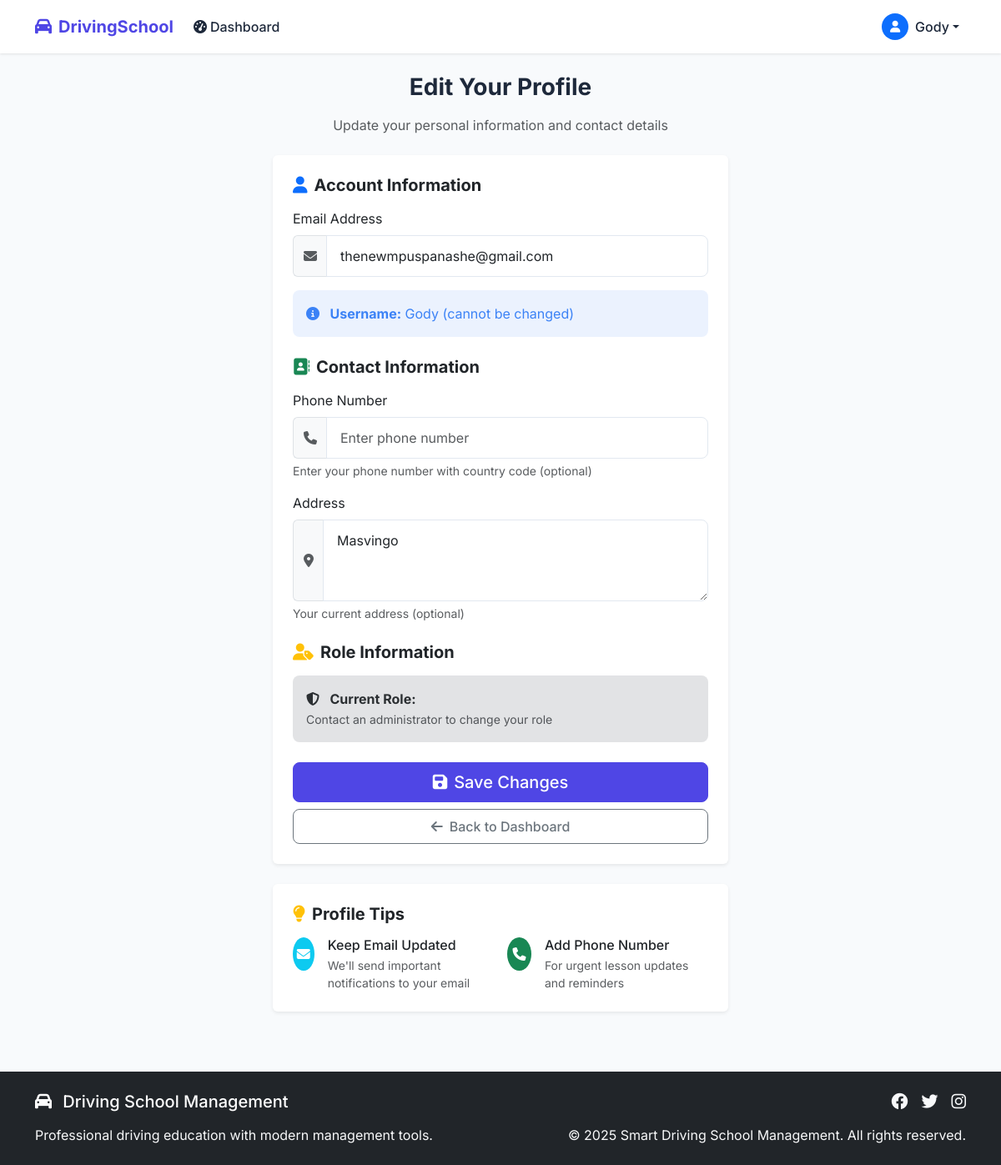
/edit-profile/ (signed in), run on the app's committed database.
### core/models.py (models this page shows, shortened)
class User(AbstractUser):
    ROLE_CHOICES = (
        ('student', 'Student'),
        ('tutor', 'Tutor'),
        ('admin', 'Admin'),
    )
    PAYMENT_STATUS_CHOICES = (
        ('pending', 'Pending'),
        ('approved', 'Approved'),
        ('rejected', 'Rejected'),
    )
    role = models.CharField(max_length=20, choices=ROLE_CHOICES, default='student')
    phone = models.CharField(max_length=20, blank=True, null=True)
    address = models.TextField(blank=True, null=True)
    is_approved = models.BooleanField(default=False)
    is_invited = models.BooleanField(default=False)
    invitation_code = models.CharField(max_length=64, blank=True, null=True)
    payment_verified = models.BooleanField(default=False)
    payment_proof = models.FileField(upload_to='payment_proofs/', blank=True, null=True)
    payment_status = models.CharField(max_length=20, choices=PAYMENT_STATUS_CHOICES, default='pending')
    payment_submitted_at = models.DateTimeField(blank=True, null=True)
    payment_approved_at = models.DateTimeField(blank=True, null=True)
    profile_picture = models.ImageField(upload_to='profile_pictures/', blank=True, null=True)

### core/views/auth_views.py (the view)
# urls.py: path('edit-profile/', core_views.edit_profile, name='edit_profile'),
@login_required
def edit_profile(request: HttpRequest) -> HttpResponse:
    user_profile = get_user_profile(request.user) # This will now return the User object
    if request.method == 'POST':
        form = UserProfileEditForm(
            request.POST,
            instance=user_profile, # instance is now the User object
        )
        if form.is_valid():
            profile = form.save() # profile is now the User object
            messages.success(request, 'Profile updated successfully.')
            return redirect('dashboard')
    else:
        form = UserProfileEditForm(instance=user_profile)
    return render(request, 'edit_profile.html', {'form': form})

### core/forms.py
class UserProfileEditForm(forms.ModelForm):
    profile_picture = forms.ImageField(
        required=False,
        widget=forms.ClearableFileInput(attrs={
            'class': 'form-control-file'
        })
    )
    class Meta:
        model = User
        fields = ['email', 'phone', 'address', 'profile_picture']
        widgets = {
            'email': forms.EmailInput(attrs={
                'class': 'form-control',
                'placeholder': 'Enter email address'
            }),
            'phone': forms.TextInput(attrs={
                'class': 'form-control',
                'placeholder': 'Enter phone number'
            }),
            'address': forms.Textarea(attrs={
                'class': 'form-control',
                'rows': 3,
                'placeholder': 'Enter address'
            }),
        }

### core/views/auth_views.py (called while the page is built)
def get_user_profile(user: User) -> Optional[User]:
    return user

### core/templates/edit_profile.html (shortened to what this page needs)
{% extends 'base.html' %}
{% block content %}
<div class="row justify-content-center">
    <div class="col-md-8 col-lg-6">
        <div class="text-center mb-4">
            <h1 class="h3 mb-3 fw-bold">Edit Your Profile</h1>
            <p class="text-muted">Update your personal information and contact details</p>
        </div>
        <div class="card border-0 shadow-sm">
            <div class="card-body p-4">
                <form method="post" enctype="multipart/form-data" class="needs-validation" novalidate>
                    <div class="mb-4">
                        <h5 class="fw-bold mb-3">
                            <i class="fas fa-user text-primary me-2"></i>Account Information
                        </h5>
                        <div class="mb-3">
                            <label for="id_email" class="form-label">Email Address</label>
                            <div class="input-group">
                                <span class="input-group-text bg-light border-end-0">
                                    <i class="fas fa-envelope text-muted"></i>
                                </span>
                                {{ form.email }}
                            </div>
                        </div>
                        <div class="alert alert-info">
                            <i class="fas fa-info-circle me-2"></i>
                            <strong>Username:</strong> {{ user.username }} (cannot be changed)
                        </div>
                    </div>
                    <div class="mb-4">
                        <h5 class="fw-bold mb-3">
                            <i class="fas fa-address-book text-success me-2"></i>Contact Information
                        </h5>
                        <div class="mb-3">
                            <label for="id_phone" class="form-label">Phone Number</label>
                            <div class="input-group">
                                <span class="input-group-text bg-light border-end-0">
                                    <i class="fas fa-phone text-muted"></i>
                                </span>
                                {{ form.phone }}
                            </div>
                            <div class="form-text">Enter your phone number with country code (optional)</div>
                        </div>
                        <div class="mb-3">
                            <label for="id_address" class="form-label">Address</label>
                            <div class="input-group">
                                <span class="input-group-text bg-light border-end-0">
                                    <i class="fas fa-map-marker-alt text-muted"></i>
                                </span>
                                {{ form.address }}
                            </div>
                            <div class="form-text">Your current address (optional)</div>
                        </div>
                    </div>
                    <div class="mb-4">
                        <h5 class="fw-bold mb-3">
                            <i class="fas fa-user-tag text-warning me-2"></i>Role Information
                        </h5>
                        <div class="alert alert-secondary">
                            <i class="fas fa-shield-alt me-2"></i>
                            <strong>Current Role:</strong> {{ user.profile.get_role_display }}
                            <br>
                            <small class="text-muted">Contact an administrator to change your role</small>
                        </div>
                    </div>
                    <div class="d-grid gap-2">
                        <button type="submit" class="btn btn-primary btn-lg">
                            <i class="fas fa-save me-2"></i>Save Changes
                        </button>
                        <a href="{% url 'dashboard' %}" class="btn btn-outline-secondary">
                            <i class="fas fa-arrow-left me-2"></i>Back to Dashboard
                        </a>
                    </div>
                </form>
            </div>
        </div>
        <div class="card border-0 shadow-sm mt-4">
            <div class="card-body p-4">
                <h5 class="fw-bold mb-3">
                    <i class="fas fa-lightbulb text-warning me-2"></i>Profile Tips
                </h5>
                <div class="row g-3">
                    <div class="col-md-6">
                        <div class="d-flex align-items-start">
                            <div class="bg-info text-white rounded-circle d-flex align-items-center justify-content-center me-3" style="width: 40px; height: 40px;">
                                <i class="fas fa-envelope"></i>
                            </div>
                            <div>
                                <h6 class="mb-1">Keep Email Updated</h6>
                                <p class="text-muted small mb-0">We'll send important notifications to your email</p>
                            </div>
                        </div>
                    </div>
                    <div class="col-md-6">
                        <div class="d-flex align-items-start">
                            <div class="bg-success text-white rounded-circle d-flex align-items-center justify-content-center me-3" style="width: 40px; height: 40px;">
                                <i class="fas fa-phone"></i>
                            </div>
                            <div>
                                <h6 class="mb-1">Add Phone Number</h6>
                                <p class="text-muted small mb-0">For urgent lesson updates and reminders</p>
                            </div>
                        </div>
                    </div>
                </div>
            </div>
        </div>
    </div>
</div>
{% endblock %}

### core/templates/base.html (shortened to what this page needs)
<!DOCTYPE html>
<html lang="en" data-theme="light">
<head>
    <link href="https://cdn.jsdelivr.net/npm/bootstrap@5.3.2/dist/css/bootstrap.min.css" rel="stylesheet">
    <link rel="stylesheet" href="https://cdnjs.cloudflare.com/ajax/libs/font-awesome/6.4.0/css/all.min.css">
    {% load static %}
    <link rel="stylesheet" href="{% static 'css/style.css' %}">
</head>
<body>
    <nav class="navbar navbar-expand-lg navbar-custom sticky-top">
        <div class="container">
            <a class="navbar-brand d-flex align-items-center" href="{% url 'home' %}">
                <i class="fas fa-car me-2"></i>
                <span class="fw-bold">DrivingSchool</span>
            </a>
            <div class="collapse navbar-collapse" id="navbarNav">
                <ul class="navbar-nav me-auto">
                    {% if user.is_authenticated %}
                        <li class="nav-item">
                            <a class="nav-link" href="{% url 'dashboard' %}">
                                <i class="fas fa-tachometer-alt me-1"></i>Dashboard
                            </a>
                        </li>
                    {% endif %}
                </ul>
                <ul class="navbar-nav">
                    {% if user.is_authenticated %}
                        <li class="nav-item dropdown">
                            <a class="nav-link dropdown-toggle d-flex align-items-center" href="#" id="navbarDropdown" role="button" data-bs-toggle="dropdown">
                                {% if user.profile_picture %}
                                    <img src="{{ user.profile_picture.url }}" alt="Profile Picture" class="rounded-circle me-2" style="width: 32px; height: 32px; object-fit: cover;">
                                {% else %}
                                    <div class="bg-primary text-white rounded-circle d-flex align-items-center justify-content-center me-2" style="width: 32px; height: 32px;">
                                        <i class="fas fa-user fa-sm"></i>
                                    </div>
                                {% endif %}
                                {{ user.get_full_name|default:user.username }}
                            </a>
                        </li>
                    {% endif %}
                </ul>
            </div>
        </div>
    </nav>
    <main class="py-4">
        <div class="container">
            {% block content %}{% endblock %}
        </div>
    </main>
    <footer class="bg-dark text-white py-4 mt-5">
        <div class="container">
            <div class="row">
                <div class="col-md-6">
                    <h5 class="mb-3">
                        <i class="fas fa-car me-2"></i>
                        Driving School Management
                    </h5>
                    <p class="text-light mb-0">
                        Professional driving education with modern management tools.
                    </p>
                </div>
                <div class="col-md-6 text-md-end">
                    <div class="d-flex justify-content-md-end justify-content-start gap-3 mb-3">
                        <a href="#" class="text-light">
                            <i class="fab fa-facebook fa-lg"></i>
                        </a>
                        <a href="#" class="text-light">
                            <i class="fab fa-twitter fa-lg"></i>
                        </a>
                        <a href="#" class="text-light">
                            <i class="fab fa-instagram fa-lg"></i>
                        </a>
                    </div>
                    <p class="text-light mb-0">
                        &copy; 2025 Smart Driving School Management. All rights reserved.
                    </p>
                </div>
            </div>
        </div>
    </footer>
</body>
</html>

### core/static/css/style.css (style rules this page uses)
:root { --primary-color: #4f46e5; --primary-hover: #4338ca; --secondary-color: #64748b; --success-color: #22c55e; --danger-color: #ef4444; --warning-color: #f59e0b; --info-color: #3b82f6; --background-light: #f8fafc; --text-dark: #1e293b; --text-light: #64748b; --border-color: #e2e8f0; --card-shadow: 0 4px 6px -1px rgb(0 0 0 / 0.1), 0 2px 4px -2px rgb(0 0 0 / 0.1); }
body { font-family: 'Inter', system-ui, -apple-system, sans-serif; background-color: var(--background-light); color: var(--text-dark); line-height: 1.5; }
.navbar-custom { background-color: white; box-shadow: 0 1px 3px 0 rgb(0 0 0 / 0.1); }
.navbar-brand { font-weight: 600; color: var(--primary-color) !important; }
.nav-link { color: var(--text-dark) !important; font-weight: 500; transition: color 0.2s; }
.card { border: none; box-shadow: var(--card-shadow); transition: transform 0.2s, box-shadow 0.2s; }
.btn { font-weight: 500; padding: 0.5rem 1rem; border-radius: 0.5rem; transition: all 0.2s; }
.btn-primary { background-color: var(--primary-color); border-color: var(--primary-color); }
.form-control { border-radius: 0.5rem; border: 1px solid var(--border-color); padding: 0.75rem 1rem; }
.alert { border: none; border-radius: 0.5rem; padding: 1rem; }
.alert-info { background-color: rgba(59, 130, 246, 0.1); color: var(--info-color); }
.fade-in { animation: fadeIn 0.3s ease-out; }

### data on the page
User: get_full_name "Gody", email "thenewmpuspanashe@gmail.com", username "Gody", address "Masvingo"
